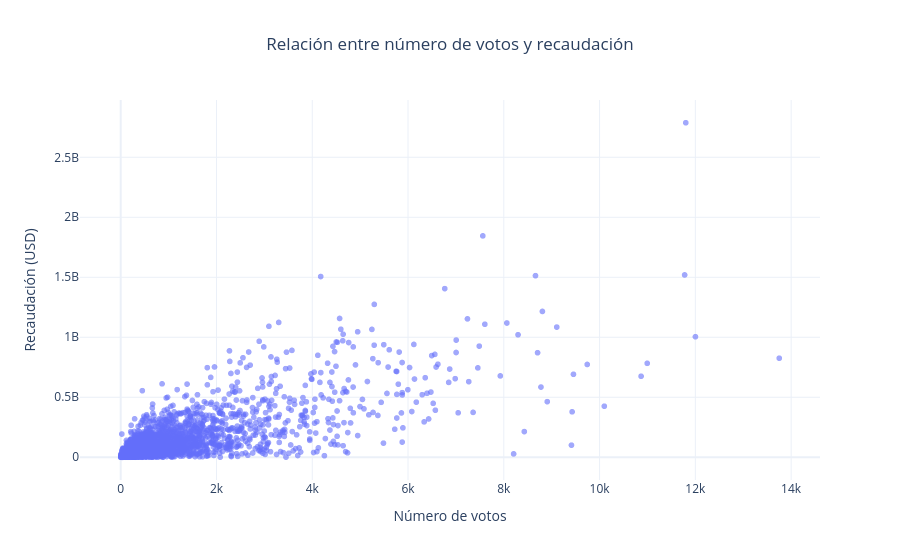

This figure's notebook cell:
### Markdown cell above
## Pregunta 5: ¿Hay relación entre el número de votos y la recaudación?

### Code cell
fig = px.scatter(
    df_analisis,
    x="vote_count",
    y="revenue",
    title="Relación entre número de votos y recaudación",
    labels={
        "vote_count": "Número de votos",
        "revenue": "Recaudación (USD)"
    },
    template="plotly_white",
    opacity=0.6
)

fig.update_layout(
    title_x=0.5
)

fig.show()

### Figure 1 — Plotly figure (JSON) as saved in the notebook; plotly's stock layout.template omitted (floating-point values rounded to 4 significant figures; data arrays with more than 128 entries replaced by an {"elided": "..."} marker saying what was removed)
{"data": [{"hovertemplate": "Número de votos=%{x}<br>Recaudación (USD)=%{y}<extra></extra>", "legendgroup": "", "marker": {"color": "#636efa", "opacity": 0.6, "symbol": "circle"}, "mode": "markers", "name": "", "showlegend": false, "type": "scattergl", "x": {"elided": "3158 int values"}, "xaxis": "x", "y": {"elided": "3158 int values"}, "yaxis": "y"}], "layout": {"legend": {"tracegroupgap": 0}, "title": {"text": "Relación entre número de votos y recaudación", "x": 0.5}, "xaxis": {"anchor": "y", "domain": [0, 1], "title": {"text": "Número de votos"}}, "yaxis": {"anchor": "x", "domain": [0, 1], "title": {"text": "Recaudación (USD)"}}}}
